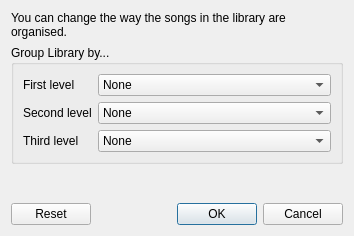
<?xml version="1.0" encoding="UTF-8"?>
<ui version="4.0">
 <class>GroupByDialog</class>
 <widget class="QDialog" name="GroupByDialog">
  <property name="geometry">
   <rect>
    <x>0</x>
    <y>0</y>
    <width>354</width>
    <height>236</height>
   </rect>
  </property>
  <property name="windowTitle">
   <string>Library advanced grouping</string>
  </property>
  <property name="windowIcon">
   <iconset resource="../../data/data.qrc">
    <normaloff>:/icon.png</normaloff>:/icon.png</iconset>
  </property>
  <layout class="QVBoxLayout" name="verticalLayout">
   <item>
    <widget class="QLabel" name="label_4">
     <property name="text">
      <string>You can change the way the songs in the library are organised.</string>
     </property>
     <property name="wordWrap">
      <bool>true</bool>
     </property>
    </widget>
   </item>
   <item>
    <widget class="QGroupBox" name="groupBox">
     <property name="title">
      <string>Group Library by...</string>
     </property>
     <layout class="QFormLayout" name="formLayout">
      <item row="0" column="0">
       <widget class="QLabel" name="label">
        <property name="text">
         <string>First level</string>
        </property>
       </widget>
      </item>
      <item row="0" column="1">
       <widget class="QComboBox" name="first">
        <item>
         <property name="text">
          <string>None</string>
         </property>
        </item>
        <item>
         <property name="text">
          <string>Album</string>
         </property>
        </item>
        <item>
         <property name="text">
          <string>Artist</string>
         </property>
        </item>
        <item>
         <property name="text">
          <string>Album artist</string>
         </property>
        </item>
        <item>
         <property name="text">
          <string>Composer</string>
         </property>
        </item>
        <item>
         <property name="text">
          <string>File type</string>
         </property>
        </item>
        <item>
         <property name="text">
          <string>Genre</string>
         </property>
        </item>
        <item>
         <property name="text">
          <string>Year</string>
         </property>
        </item>
        <item>
         <property name="text">
          <string>Original year</string>
         </property>
        </item>
        <item>
         <property name="text">
          <string>Year - Album</string>
         </property>
        </item>
        <item>
         <property name="text">
          <string>Original year - Album</string>
         </property>
        </item>
        <item>
         <property name="text">
          <string>Bitrate</string>
         </property>
        </item>
        <item>
         <property name="text">
          <string>Disc</string>
         </property>
        </item>
        <item>
         <property name="text">
          <string>Performer</string>
         </property>
        </item>
        <item>
         <property name="text">
          <string>Grouping</string>
         </property>
        </item>
       </widget>
      </item>
      <item row="1" column="0">
       <widget class="QLabel" name="label_2">
        <property name="text">
         <string>Second level</string>
        </property>
       </widget>
      </item>
      <item row="1" column="1">
       <widget class="QComboBox" name="second">
        <item>
         <property name="text">
          <string>None</string>
         </property>
        </item>
        <item>
         <property name="text">
          <string>Album</string>
         </property>
        </item>
        <item>
         <property name="text">
          <string>Artist</string>
         </property>
        </item>
        <item>
         <property name="text">
          <string>Album artist</string>
         </property>
        </item>
        <item>
         <property name="text">
          <string>Composer</string>
         </property>
        </item>
        <item>
         <property name="text">
          <string>File type</string>
         </property>
        </item>
        <item>
         <property name="text">
          <string>Genre</string>
         </property>
        </item>
        <item>
         <property name="text">
          <string>Year</string>
         </property>
        </item>
        <item>
         <property name="text">
          <string>Original year</string>
         </property>
        </item>
        <item>
         <property name="text">
          <string>Year - Album</string>
         </property>
        </item>
        <item>
         <property name="text">
          <string>Original year - Album</string>
         </property>
        </item>
        <item>
         <property name="text">
          <string>Bitrate</string>
         </property>
        </item>
        <item>
         <property name="text">
          <string>Disc</string>
         </property>
        </item>
        <item>
         <property name="text">
          <string>Performer</string>
         </property>
        </item>
        <item>
         <property name="text">
          <string>Grouping</string>
         </property>
        </item>
       </widget>
      </item>
      <item row="2" column="0">
       <widget class="QLabel" name="label_3">
        <property name="text">
         <string>Third level</string>
        </property>
       </widget>
      </item>
      <item row="2" column="1">
       <widget class="QComboBox" name="third">
        <item>
         <property name="text">
          <string>None</string>
         </property>
        </item>
        <item>
         <property name="text">
          <string>Album</string>
         </property>
        </item>
        <item>
         <property name="text">
          <string>Artist</string>
         </property>
        </item>
        <item>
         <property name="text">
          <string>Album artist</string>
         </property>
        </item>
        <item>
         <property name="text">
          <string>Composer</string>
         </property>
        </item>
        <item>
         <property name="text">
          <string>File type</string>
         </property>
        </item>
        <item>
         <property name="text">
          <string>Genre</string>
         </property>
        </item>
        <item>
         <property name="text">
          <string>Year</string>
         </property>
        </item>
        <item>
         <property name="text">
          <string>Original year</string>
         </property>
        </item>
        <item>
         <property name="text">
          <string>Year - Album</string>
         </property>
        </item>
        <item>
         <property name="text">
          <string>Original year - Album</string>
         </property>
        </item>
        <item>
         <property name="text">
          <string>Bitrate</string>
         </property>
        </item>
        <item>
         <property name="text">
          <string>Disc</string>
         </property>
        </item>
        <item>
         <property name="text">
          <string>Performer</string>
         </property>
        </item>
        <item>
         <property name="text">
          <string>Grouping</string>
         </property>
        </item>
       </widget>
      </item>
     </layout>
    </widget>
   </item>
   <item>
    <spacer name="verticalSpacer">
     <property name="orientation">
      <enum>Qt::Vertical</enum>
     </property>
     <property name="sizeHint" stdset="0">
      <size>
       <width>20</width>
       <height>11</height>
      </size>
     </property>
    </spacer>
   </item>
   <item>
    <widget class="QDialogButtonBox" name="button_box">
     <property name="orientation">
      <enum>Qt::Horizontal</enum>
     </property>
     <property name="standardButtons">
      <set>QDialogButtonBox::Cancel|QDialogButtonBox::Ok|QDialogButtonBox::Reset</set>
     </property>
    </widget>
   </item>
  </layout>
 </widget>
 <tabstops>
  <tabstop>first</tabstop>
  <tabstop>second</tabstop>
  <tabstop>third</tabstop>
  <tabstop>button_box</tabstop>
 </tabstops>
 <resources>
  <include location="../../data/data.qrc"/>
 </resources>
 <connections>
  <connection>
   <sender>button_box</sender>
   <signal>accepted()</signal>
   <receiver>GroupByDialog</receiver>
   <slot>accept()</slot>
   <hints>
    <hint type="sourcelabel">
     <x>248</x>
     <y>254</y>
    </hint>
    <hint type="destinationlabel">
     <x>157</x>
     <y>274</y>
    </hint>
   </hints>
  </connection>
  <connection>
   <sender>button_box</sender>
   <signal>rejected()</signal>
   <receiver>GroupByDialog</receiver>
   <slot>reject()</slot>
   <hints>
    <hint type="sourcelabel">
     <x>316</x>
     <y>260</y>
    </hint>
    <hint type="destinationlabel">
     <x>286</x>
     <y>274</y>
    </hint>
   </hints>
  </connection>
 </connections>
</ui>
